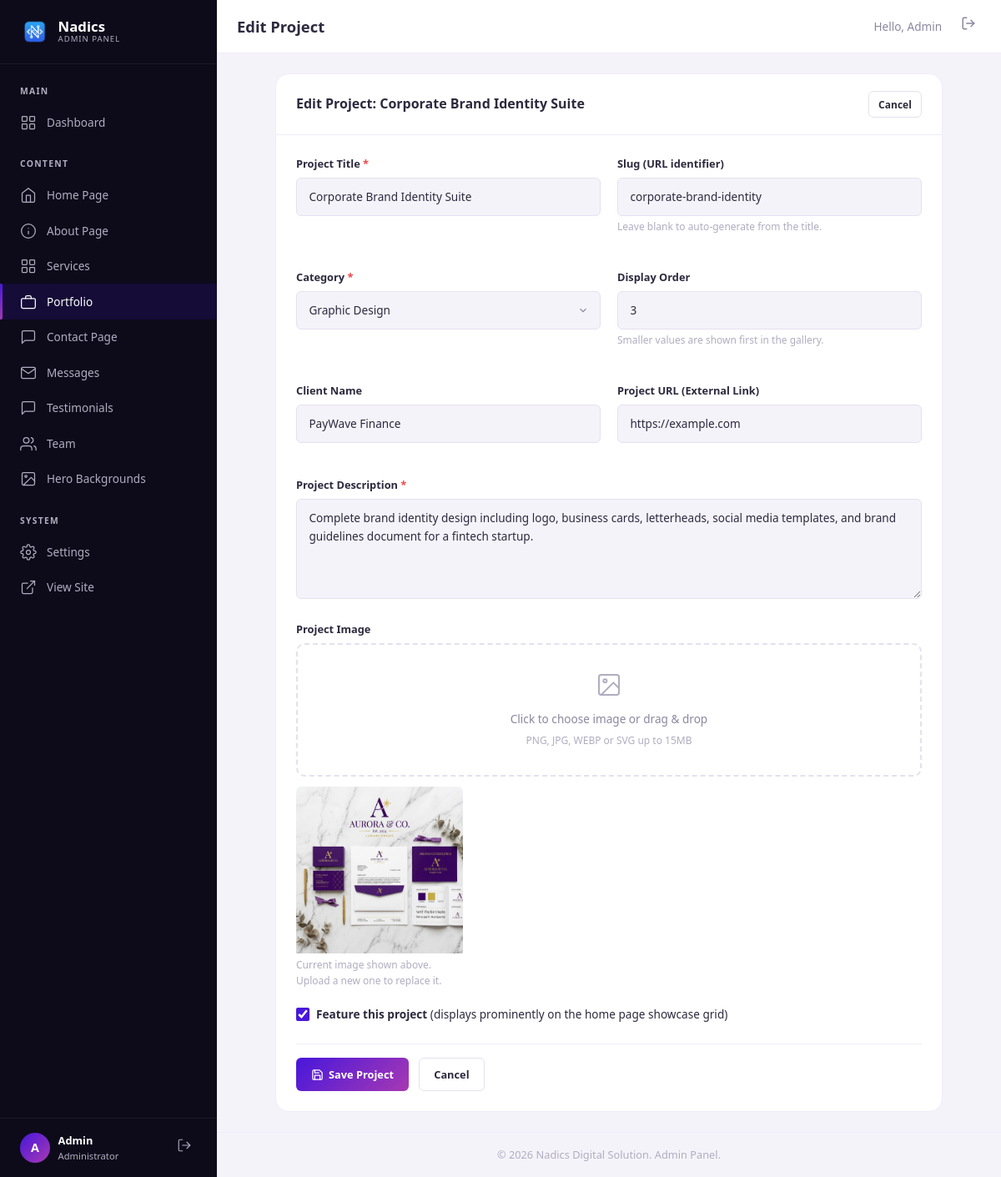
The page /admin/portfolio.php?action=edit&id=3 (signed in) on the database its author committed.
### tables this page shows
CREATE TABLE IF NOT EXISTS portfolio_items (
    id           INT AUTO_INCREMENT PRIMARY KEY,
    title        VARCHAR(200) NOT NULL,
    slug         VARCHAR(200) NOT NULL UNIQUE,
    category     ENUM('web-dev','graphic-design','it-solutions','voting-systems') NOT NULL,
    description  TEXT         NOT NULL,
    image_url    VARCHAR(500) NOT NULL,
    client_name  VARCHAR(150) DEFAULT NULL,
    project_url  VARCHAR(500) DEFAULT NULL,
    is_featured  TINYINT(1)   DEFAULT 0,
    display_order INT         DEFAULT 0,
    created_at   TIMESTAMP    DEFAULT CURRENT_TIMESTAMP,
    INDEX idx_category (category),
    INDEX idx_featured (is_featured)
);

### includes/functions.php (called while the page is built, shortened)
<?php
function sanitize(string $input): string {
    return htmlspecialchars(trim($input), ENT_QUOTES, 'UTF-8');
}

### admin/portfolio.php (the view, shortened to what this page needs)
<?php
$db = getDB();
$action = $_GET['action'] ?? 'list';
$edit_item = null;
if ($action === 'edit' && isset($_GET['id'])) {
    $edit_id = (int)$_GET['id'];
    if ($db) {
        try {
            $stmt = $db->prepare("SELECT * FROM portfolio_items WHERE id = :id");
            $stmt->execute([':id' => $edit_id]);
            $edit_item = $stmt->fetch();
        } catch (PDOException $e) {
            $flash_message = 'Database error: ' . $e->getMessage();
            $flash_type = 'error';
            $action = 'list';
        }
    }
}
require_once __DIR__ . '/includes/admin-header.php';
?>
<?php if ($action === 'list'): ?>
    <div class="admin-card">
        <div class="admin-card__header">
            <h2 class="admin-card__title">All Projects</h2>
            <a href="<?= ADMIN_URL ?>/portfolio.php?action=add" class="admin-btn admin-btn--primary admin-btn--sm">
                <svg viewBox="0 0 24 24" fill="none" stroke="currentColor" stroke-width="2" stroke-linecap="round" stroke-linejoin="round"><line x1="12" y1="5" x2="12" y2="19"/><line x1="5" y1="12" x2="19" y2="12"/></svg>
                Add New Project
            </a>
        </div>
        <div class="admin-card__body" style="padding: 0;">
            <?php
            $items = getPortfolioItems('all', false);
            if (empty($items)): ?>
                <div class="admin-empty">
                    <svg viewBox="0 0 24 24" fill="none" stroke="currentColor" stroke-width="1.5" stroke-linecap="round" stroke-linejoin="round">
                        <rect x="2" y="7" width="20" height="14" rx="2" ry="2"/>
                        <path d="M16 7V5a2 2 0 0 0-2-2h-4a2 2 0 0 0-2 2v2"/>
                    </svg>
                    <h3 class="admin-empty__title">No Projects Found</h3>
                    <p class="admin-empty__desc">Add some projects to showcase your digital solutions portfolio.</p>
                    <a href="<?= ADMIN_URL ?>/portfolio.php?action=add" class="admin-btn admin-btn--primary">Add Project</a>
                </div>
            <?php else: ?>
                <div class="table-responsive">
                    <table class="admin-table">
                        <thead>
                            <tr>
                                <th style="width: 80px;">Preview</th>
                                <th>Title</th>
                                <th>Category</th>
                                <th>Client</th>
                                <th>Display Order</th>
                                <th>Featured?</th>
                                <th>Actions</th>
                            </tr>
                        </thead>
                        <tbody>
                            <?php foreach ($items as $item): ?>
                                <tr>
                                    <td>
                                        <div style="width: 60px; height: 45px; border-radius: var(--radius-sm); overflow: hidden; background: var(--admin-bg);">
                                            <img src="<?= SITE_URL ?>/<?= sanitize($item['image_url']) ?>" alt="" style="width:100%; height:100%; object-fit:cover;">
                                        </div>
                                    </td>
                                    <td>
                                        <div style="font-weight: 600; color: var(--admin-text);"><?= sanitize($item['title']) ?></div>
                                        <div style="font-size: 0.75rem; color: var(--admin-text-light);">/<?= sanitize($item['slug']) ?></div>
                                    </td>
                                    <td>
                                        <span class="admin-badge admin-badge--primary"><?= formatCategory($item['category']) ?></span>
                                    </td>
                                    <td style="font-size: 0.85rem; color: var(--admin-text-light);">
                                        <?= sanitize($item['client_name'] ?? '—') ?>
                                    </td>
                                    <td style="text-align: center; font-weight: 500;">
                                        <?= $item['display_order'] ?>
                                    </td>
                                    <td>
                                        <?php if ($item['is_featured']): ?>
                                            <span class="admin-badge admin-badge--success">Featured</span>
                                        <?php else: ?>
                                            <span class="admin-badge admin-badge--muted">Regular</span>
                                        <?php endif; ?>
                                    </td>
                                    <td>
                                        <div class="btn-group">
                                            <a href="<?= ADMIN_URL ?>/portfolio.php?action=edit&id=<?= $item['id'] ?>" class="admin-btn admin-btn--outline admin-btn--sm" title="Edit">
                                                <svg viewBox="0 0 24 24" fill="none" stroke="currentColor" stroke-width="2" stroke-linecap="round" stroke-linejoin="round"><path d="M12 20h9"/><path d="M16.5 3.5a2.121 2.121 0 0 1 3 3L7 19l-4 1 1-4L16.5 3.5z"/></svg>
                                            </a>
                                            <form action="" method="POST" style="display:inline;" onsubmit="return confirm('Are you sure you want to delete this project? This will permanently delete the database entry and image.');">
                                                <?= csrfField() ?>
                                                <input type="hidden" name="id" value="<?= $item['id'] ?>">
                                                <input type="hidden" name="post_action" value="delete">
                                                <button type="submit" class="admin-btn admin-btn--danger admin-btn--sm" title="Delete">
                                                    <svg viewBox="0 0 24 24" fill="none" stroke="currentColor" stroke-width="2" stroke-linecap="round" stroke-linejoin="round"><polyline points="3 6 5 6 21 6"/><path d="M19 6v14a2 2 0 0 1-2 2H7a2 2 0 0 1-2-2V6m3 0V4a2 2 0 0 1 2-2h4a2 2 0 0 1 2 2v2"/></svg>
                                                </button>
                                            </form>
                                        </div>
                                    </td>
                                </tr>
                            <?php endforeach; ?>
                        </tbody>
                    </table>
                </div>
            <?php endif; ?>
        </div>
    </div>
<?php elseif ($action === 'add' || $action === 'edit'): ?>
    <div class="admin-card" style="max-width: 800px; margin: 0 auto;">
        <div class="admin-card__header">
            <h2 class="admin-card__title"><?= $action === 'add' ? 'Add New Project' : 'Edit Project: ' . sanitize($edit_item['title']) ?></h2>
            <a href="<?= ADMIN_URL ?>/portfolio.php" class="admin-btn admin-btn--outline admin-btn--sm">Cancel</a>
        </div>
        <div class="admin-card__body">
            <form action="" method="POST" enctype="multipart/form-data" class="admin-form">
                <div class="admin-form__row">
                    <div class="admin-form__group">
                        <label for="title" class="admin-form__label">Project Title <span class="required">*</span></label>
                        <input type="text" name="title" id="title" class="admin-form__input" placeholder="e.g. Corporate Brand Redesign" value="<?= sanitize($_POST['title'] ?? $edit_item['title'] ?? '') ?>" required>
                    </div>
                    <div class="admin-form__group">
                        <label for="slug" class="admin-form__label">Slug (URL identifier)</label>
                        <input type="text" name="slug" id="slug" class="admin-form__input" placeholder="e.g. corporate-brand-redesign" value="<?= sanitize($_POST['slug'] ?? $edit_item['slug'] ?? '') ?>">
                        <span class="admin-form__help">Leave blank to auto-generate from the title.</span>
                    </div>
                </div>
                <div class="admin-form__row">
                    <div class="admin-form__group">
                        <label for="category" class="admin-form__label">Category <span class="required">*</span></label>
                        <select name="category" id="category" class="admin-form__select" required>
                            <option value="graphic-design" <?= ($_POST['category'] ?? $edit_item['category'] ?? '') === 'graphic-design' ? 'selected' : '' ?>>Graphic Design</option>
                        </select>
                    </div>
                    <div class="admin-form__group">
                        <label for="display_order" class="admin-form__label">Display Order</label>
                        <input type="number" name="display_order" id="display_order" class="admin-form__input" min="0" value="<?= (int)($_POST['display_order'] ?? $edit_item['display_order'] ?? 0) ?>">
                        <span class="admin-form__help">Smaller values are shown first in the gallery.</span>
                    </div>
                </div>
                <div class="admin-form__row">
                    <div class="admin-form__group">
                        <label for="client_name" class="admin-form__label">Client Name</label>
                        <input type="text" name="client_name" id="client_name" class="admin-form__input" placeholder="e.g. MedCare Hospital" value="<?= sanitize($_POST['client_name'] ?? $edit_item['client_name'] ?? '') ?>">
                    </div>
                    <div class="admin-form__group">
                        <label for="project_url" class="admin-form__label">Project URL (External Link)</label>
                        <input type="url" name="project_url" id="project_url" class="admin-form__input" placeholder="e.g. https://example.com" value="<?= sanitize($_POST['project_url'] ?? $edit_item['project_url'] ?? '') ?>">
                    </div>
                </div>
                <div class="admin-form__group">
                    <label for="description" class="admin-form__label">Project Description <span class="required">*</span></label>
                    <textarea name="description" id="description" class="admin-form__textarea" placeholder="Describe the details of the project, technical stack used, client requests, and the final solution..." required><?= sanitize($_POST['description'] ?? $edit_item['description'] ?? '') ?></textarea>
                </div>
                <div class="admin-form__group">
                    <label class="admin-form__label">Project Image <span class="required"><?= $action === 'add' ? '*' : '' ?></span></label>
                    <div class="image-upload" onclick="document.getElementById('project_image').click();">
                        <svg viewBox="0 0 24 24" fill="none" stroke="currentColor" stroke-width="1.5" stroke-linecap="round" stroke-linejoin="round">
                            <rect x="3" y="3" width="18" height="18" rx="2" ry="2"/>
                            <circle cx="8.5" cy="8.5" r="1.5"/>
                            <polyline points="21 15 16 10 5 21"/>
                        </svg>
                        <div class="image-upload__text">Click to choose image or drag &amp; drop</div>
                        <div class="image-upload__hint">PNG, JPG, WEBP or SVG up to 15MB</div>
                    </div>
                    <div class="image-preview" id="imagePreviewContainer" style="<?= ($action === 'edit' && !empty($edit_item['image_url'])) ? '' : 'display:none;' ?>">
                        <img id="imagePreviewImage" src="<?= ($action === 'edit' && !empty($edit_item['image_url'])) ? SITE_URL . '/' . $edit_item['image_url'] : '#' ?>" alt="Preview">
                        <span class="admin-form__help" id="imagePreviewHelp" style="display:block; margin-top:0.25rem;">
                            <?= $action === 'edit' ? 'Current image shown above. Upload a new one to replace it.' : 'Selected image preview.' ?>
                        </span>
                    </div>
                </div>
                <div class="admin-form__group">
                    <label class="admin-form__checkbox">
                        <input type="checkbox" name="is_featured" value="1" <?= (isset($_POST['is_featured']) || ($action === 'edit' && $edit_item['is_featured'])) ? 'checked' : '' ?>>
                        <span><strong>Feature this project</strong> (displays prominently on the home page showcase grid)</span>
                    </label>
                </div>
                <div class="admin-form__actions">
                    <button type="submit" class="admin-btn admin-btn--primary">
                        <svg viewBox="0 0 24 24" fill="none" stroke="currentColor" stroke-width="2" stroke-linecap="round" stroke-linejoin="round"><path d="M19 21H5a2 2 0 0 1-2-2V5a2 2 0 0 1 2-2h11l5 5v11a2 2 0 0 1-2 2z"/><polyline points="17 21 17 13 7 13 7 21"/><polyline points="7 3 7 8 15 8"/></svg>
                        Save Project
                    </button>
                    <a href="<?= ADMIN_URL ?>/portfolio.php" class="admin-btn admin-btn--outline">Cancel</a>
                </div>
            </form>
        </div>
    </div>
<?php endif; ?>
<?php require_once __DIR__ . '/includes/admin-footer.php'; ?>

### rows shown on the page
portfolio_items: title "Corporate Brand Identity Suite", slug "corporate-brand-identity", category "Graphic Design", display_order "3", client_name "PayWave Finance", project_url "https://example.com", description "Complete brand identity design including logo, business cards, letterheads, social media templates, and brand guidelines document for a fintech startup.", image_url (picture), is_featured "☑"

### other values the page prints
substr(getAdminName(), 0, 1) "A"
getAdminName() "Admin"
$admin_title "Edit Project"
SITE_NAME "Nadics Digital Solution"
